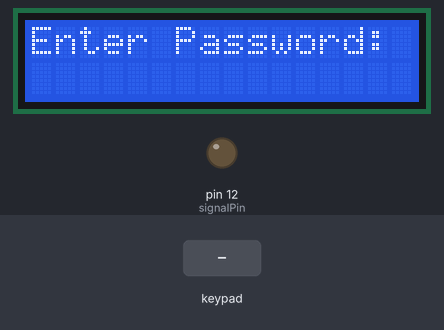
This sketch was run on a simulated Arduino Uno, built with avr-gcc and run on an emulated ATmega328P. Shown: 16×2 character LCD, output pins drawn as LEDs (lit = HIGH). The test bench sets the inputs (shaded band).

Above: at 1.2 s.
1.3 s: keypad keys C 9 8 7 0 6 A pressed 0.4 s apart
At 4.1 s:
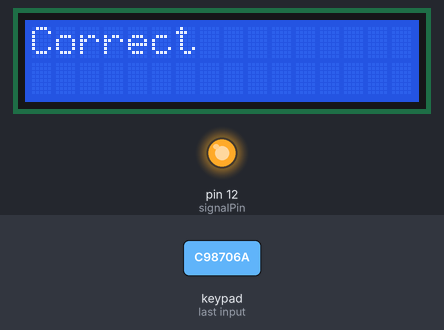
5.6 s: key 'A' pressed
8.6 s: keypad keys C 9 8 7 0 6 A # pressed 0.4 s apart
At 12.4 s:
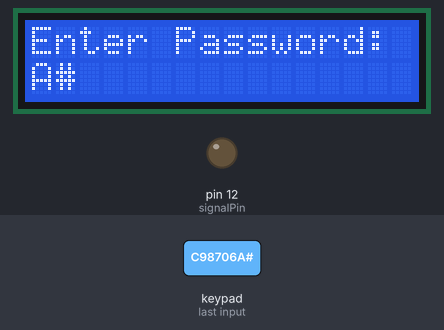
13.3 s: key 'B' pressed
At 13.6 s:
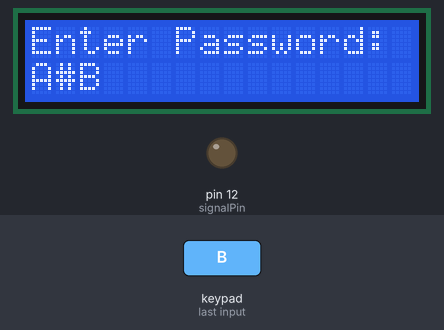
14.8 s: keypad keys C 9 8 7 0 6 A * pressed 0.4 s apart
At 18.1 s:
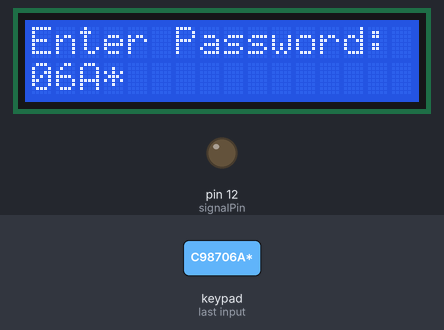
19.5 s: key 'C' pressed
At 20.3 s:
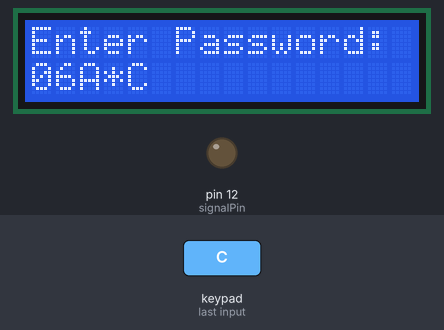
Timing chart, 0 to 22.0 s (numbered marks = the images above; inputs shaded):
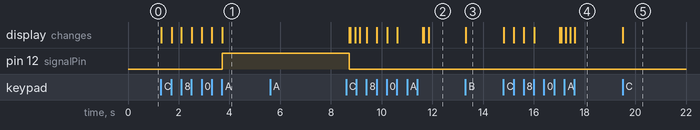

The sketch:

key_pad.ino
```cpp
#include <Wire.h>
#include <LiquidCrystal_I2C.h>
#include <Keypad.h>

#define Password_Length 8

int signalPin = 12;
LiquidCrystal_I2C lcd(0x27, 2, 1, 0, 4, 5, 6, 7, 3, POSITIVE);
char Data[Password_Length];
char Master[Password_Length] = "C98706A";
byte data_count = 0, master_count = 0;
bool Pass_is_good;
char customKey;

const byte ROWS = 4;
const byte COLS = 4;

char hexaKeys[ROWS][COLS] = {
  {'1', '2', '3', 'A'},
  {'4', '5', '6', 'B'},
  {'7', '8', '9', 'C'},
  {'*', '0', '#', 'D'}
};

byte rowPins[ROWS] = {9, 8, 7, 6};
byte colPins[COLS] = {5, 4, 3, 2};

Keypad customKeypad = Keypad(makeKeymap(hexaKeys), rowPins, colPins, ROWS, COLS);


void setup(){
  lcd.begin(16,2); // Initializes the interface to the LCD screen, and specifies the dimensions (width and height) of the display
  lcd.clear();
  pinMode(signalPin, OUTPUT);
}

void loop(){

  lcd.setCursor(0,0);
  lcd.print("Enter Password:");

  customKey = customKeypad.getKey();
  if (customKey){
    Data[data_count] = customKey;
    lcd.setCursor(data_count,1);
    lcd.print(Data[data_count]);
    data_count++;
    }

  if(data_count == Password_Length-1){
    lcd.clear();

    if(!strcmp(Data, Master)){
      lcd.print("Correct");
      digitalWrite(signalPin, HIGH);
      delay(5000);
      digitalWrite(signalPin, LOW);
      }
    else{
      lcd.print("Incorrect");
      delay(1000);
      }

    lcd.clear();
    clearData();
  }
}

void clearData(){
  while(data_count !=0){
    Data[data_count--] = 0;
  }
  return;
}
```

Measured:
- after the input at 1.3 s, pin 12 (signalPin): LOW → HIGH after 2.4 s; the display: first changes at once (image 1 shows a later state)
- after the input at 5.6 s, every drawn part: stays the same
- after the input at 8.6 s, the display: first differs from a run without the input after 0.35 s (image 2 shows a later state)
- after the input at 13.3 s, the display: changes at once (image 3)
- after the input at 14.8 s, the display: first changes at once (image 4 shows a later state)
- after the input at 19.5 s, the display: changes at once (image 5)
